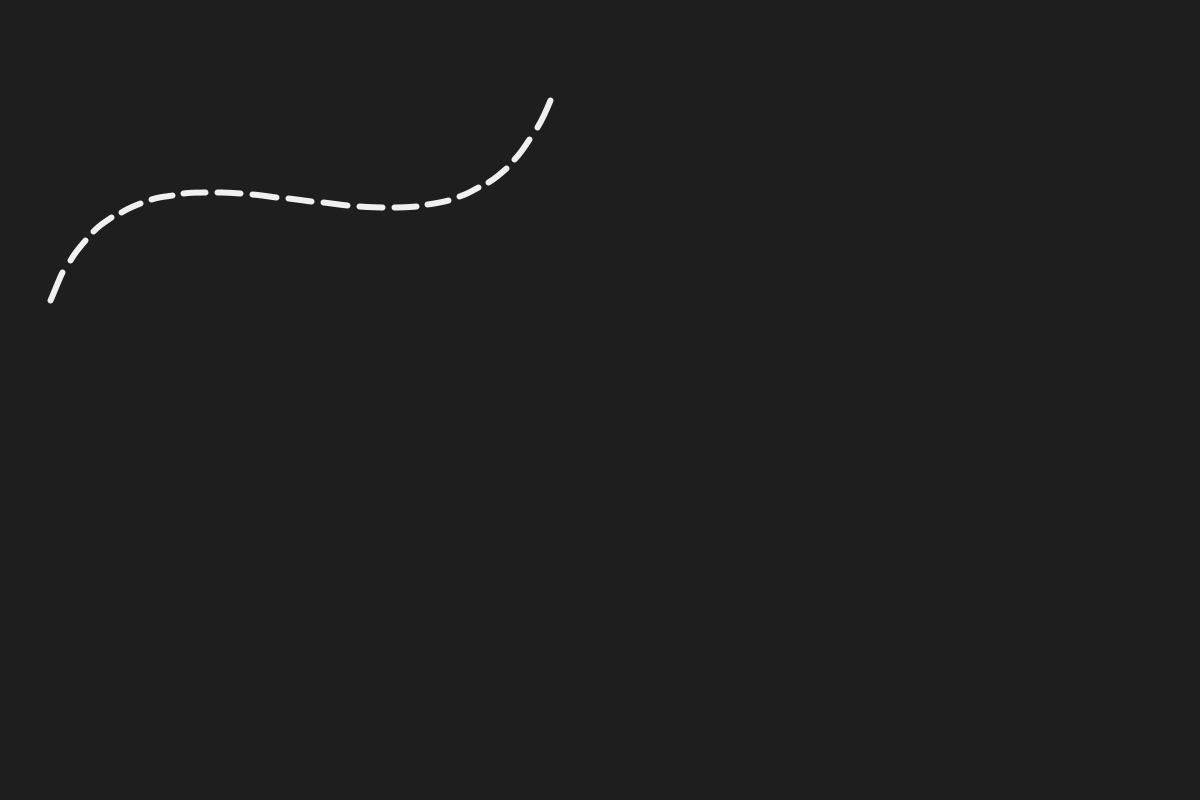
Frame 1 (no input)
Frame 60 (the mouse pressed at the canvas centre just before this capture): identical to frame 1, image omitted
Frame 120 (the mouse held since frame 60 and released just before this capture): identical to frame 1, image omitted

The Processing sketch that drew this single still picture (run headless with seeded random() and noise(); from frame 60 on, the mouse is pressed at the canvas centre):

// Processing sketch: Tutorial05
// ── Tutorial05.pde
int fps = 60;
int frameCounting = 0;

void drawDashedBezier(float x1, float y1, float cx1, float cy1, float cx2, float cy2, float x2, float y2, float dashLength, float gapLength, color InColor, float weight) 
{
  stroke(InColor);
  strokeWeight(weight);
  strokeCap(ROUND);

  float currentLength = 0.0;
  float lengthBefore = 0.0;

  // 遍历贝塞尔曲线的每一小段，分段绘制虚线
  while (currentLength < 1) 
  {
    float nextLength = min(currentLength + dashLength / 100.0, 1);

    // 获取起点和终点的位置
    float xStart = bezierPoint(x1, cx1, cx2, x2, currentLength);
    float yStart = bezierPoint(y1, cy1, cy2, y2, currentLength);
    float xEnd = bezierPoint(x1, cx1, cx2, x2, nextLength);
    float yEnd = bezierPoint(y1, cy1, cy2, y2, nextLength);

    float cxStart = bezierPoint(x1, cx1, cx2, x2, lengthBefore);
    float cyStart = bezierPoint(y1, cy1, cy2, y2, lengthBefore);;
    
    // 预计算下一段位置
    lengthBefore = currentLength;
    currentLength = nextLength + gapLength / 100.0;

    float cxEnd = bezierPoint(x1, cx1, cx2, x2, currentLength);;
    float cyEnd = bezierPoint(y1, cy1, cy2, y2, currentLength);

    // 绘制一小段曲线
    curve(cxStart, cyStart, xStart, yStart,xEnd , yEnd, cxEnd, cyEnd);
    
  }
}

void setup() 
{
    size(1200, 800, JAVA2D);
    background(30);
    frameRate(fps);

    float x1 = 50, y1 = 300;
    float cx1 = 150, cy1 = 50;
    float cx2 = 450, cy2 = 350;
    float x2 = 550, y2 = 100;

    int dashLength = 4; 
    int gapLength = 2;

    drawDashedBezier(x1, y1, cx1, cy1, cx2, cy2, x2, y2, dashLength, gapLength, 240, 6);
}

void draw()
{
    ++frameCounting;
    float timer = (float)frameCounting/(float)fps;
}
